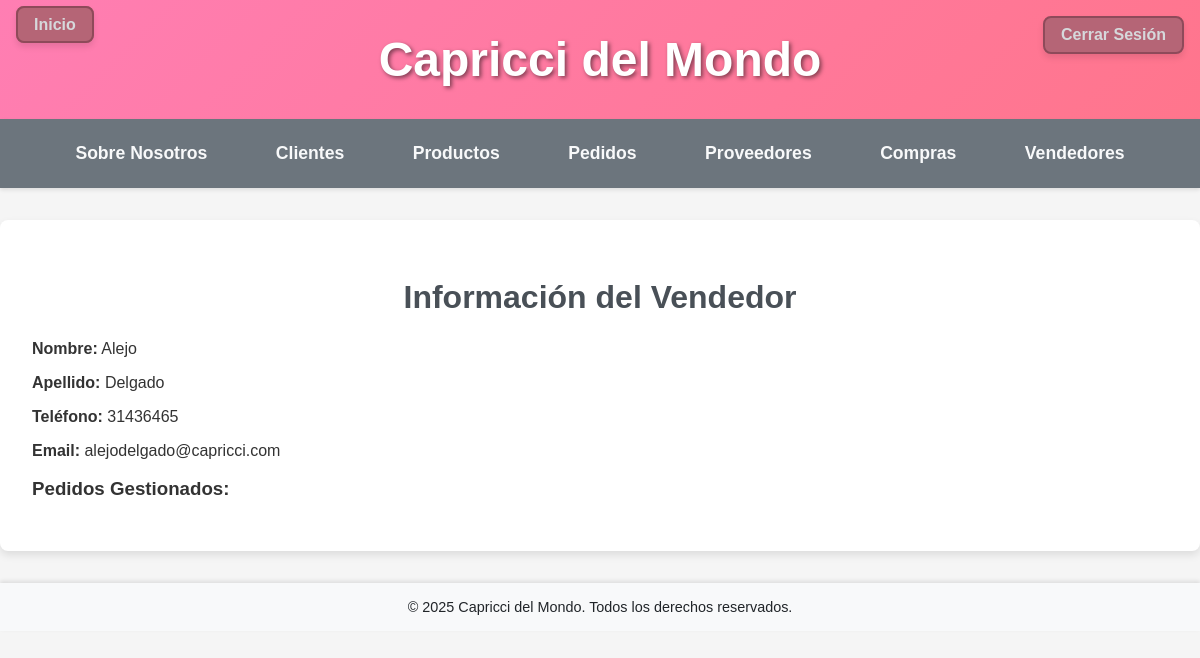
/interno/vendedores/1/ (signed in), run on the app's committed database.
### interno/models.py (models this page shows, shortened)
class Vendedor(models.Model):
    nombre = models.CharField(max_length=100)
    apellido = models.CharField(max_length=100)
    email = models.EmailField()
    telefono = models.CharField(max_length=15)
    code = models.CharField(max_length=32, default=generate_code, editable=False, unique=True, db_index=True)

### interno/views.py (the view)
# urls.py: path("vendedores/<int:vendedor_id>/", detalle_vendedor, name="detalle_vendedor"),
def detalle_vendedor(request, vendedor_id):
    vendedor = get_object_or_404(Vendedor, id=vendedor_id)
    context = {"vendedor": vendedor}
    return render(request, "interno/detalle_vendedor.html", context)

### interno/templates/interno/detalle_vendedor.html (shortened to what this page needs)
{% extends 'interno/base.html' %}
{% block contenido %}
<div class="container">
    <h2>Información del Vendedor</h2>
    <p><strong>Nombre:</strong> {{ vendedor.nombre }}</p>
    <p><strong>Apellido:</strong> {{ vendedor.apellido }}</p>
    <p><strong>Teléfono:</strong> {{ vendedor.telefono }}</p>
    <p><strong>Email:</strong> {{ vendedor.email }}</p>
    <h3>Pedidos Gestionados:</h3>
</div>
{% endblock %}

### interno/templates/interno/base.html (style rules this page uses)
body { font-family: 'Poppins', sans-serif; background-color: #f5f5f5; color: #333; margin: 0; padding: 0; }
.container { max-width: 1200px; margin: 2rem auto; padding: 2rem; background-color: #fff; border-radius: 8px; box-shadow: 0 4px 8px rgba(0, 0, 0, 0.1); }
.container h2 { font-size: 2rem; margin-bottom: 1.5rem; color: #495057; text-align: center; }

### data on the page
Vendedor: nombre "Alejo", apellido "Delgado", telefono "31436465", email "alejodelgado@capricci.com"
